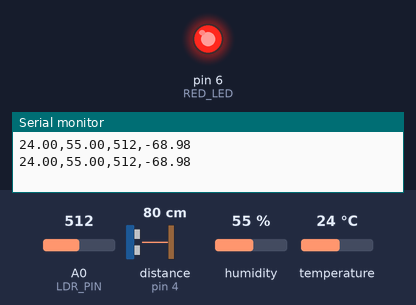
Bench run of a sketch on a simulated Arduino Uno, built with avr-gcc and run on an emulated ATmega328P. On the bench: output pins drawn as LEDs (lit = HIGH), the last lines printed to the serial monitor. Wiring (inferred from the names in the program): ultrasonic range finder: trigger pin 3; echo pin 4. The inputs (shaded band) are chosen by the test bench; at power-on: distance to the obstacle (sensor on pin 4) 80 cm, A0 (LDR_PIN) = 512, humidity 55 %, temperature 24 °C. The echo pulse lasts 58.3 µs per cm; pins used as bus, display or sensor lines are not drawn.

Above: at 2.8 s.
2.9 s: distance to the obstacle (sensor on pin 4) set to 10 cm
5.6 s: distance to the obstacle (sensor on pin 4) set to 7 cm
At 7.5 s:
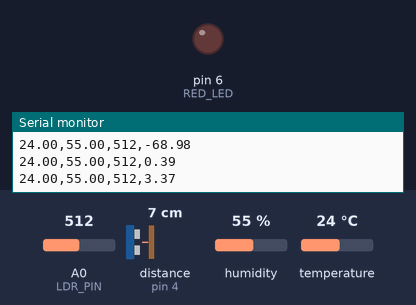
8.3 s: distance to the obstacle (sensor on pin 4) set to 9 cm
At 11.2 s:
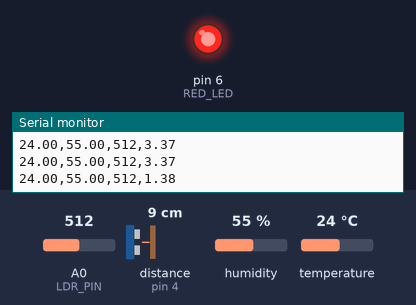
11.6 s: distance to the obstacle (sensor on pin 4) set to 2 cm
At 12.5 s:
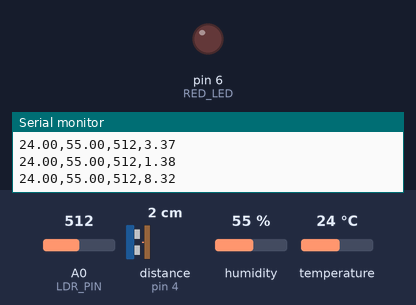
Timing chart, 0 to 14.6 s (numbered marks = the images above; inputs shaded):
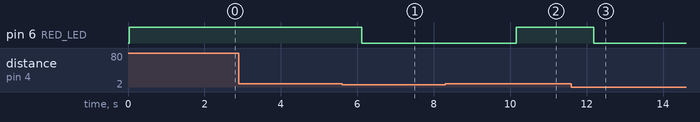

The sketch:

weather_sensor_read.ino
```cpp
#include <DHT.h>

#define DHTPIN 2
#define DHTTYPE DHT11
#define LDR_PIN A0
#define TRIG_PIN 3
#define ECHO_PIN 4
#define RED_LED 6

DHT dht(DHTPIN, DHTTYPE);

void setup() {
    Serial.begin(9600);
    pinMode(TRIG_PIN, OUTPUT);
    pinMode(ECHO_PIN, INPUT);
    pinMode(RED_LED, OUTPUT);
    dht.begin();
}

void loop() {
    // Read DHT11 Temperature & Humidity
    float temperature = dht.readTemperature();
    float humidity = dht.readHumidity();

    // Read Photoresistor Light Level
    int lightLevel = analogRead(LDR_PIN);

    // Read Ultrasonic Sensor for Water Level
    digitalWrite(TRIG_PIN, LOW);
    delayMicroseconds(2);
    digitalWrite(TRIG_PIN, HIGH);
    delayMicroseconds(10);
    digitalWrite(TRIG_PIN, LOW);
    long duration = pulseIn(ECHO_PIN, HIGH);
    float distance = duration * 0.034 / 2;
    float maxTankHeight = 10.0;
    float waterLevel = maxTankHeight - distance;

    // Send formatted data to Processing (Comma-separated)
    Serial.print(temperature); Serial.print(",");
    Serial.print(humidity); Serial.print(",");
    Serial.print(lightLevel); Serial.print(",");
    Serial.println(waterLevel);  // End with new line

    // Red LED Alert for Water Level
    if (waterLevel > maxTankHeight * 0.9 || waterLevel < maxTankHeight * 0.2) {
        digitalWrite(RED_LED, HIGH);
    } else {
        digitalWrite(RED_LED, LOW);
    }

    delay(2000);
}
```

Measured:
- the behaviour switches between 9 and 8 cm on distance to the obstacle (sensor on pin 4) (found by bisection; images 0 and 1)
- after the input at 5.6 s, pin 6 (RED_LED): HIGH → LOW after 0.51 s
- after the input at 8.3 s, pin 6 (RED_LED): LOW → HIGH after 1.9 s
- after the input at 11.6 s, pin 6 (RED_LED): HIGH → LOW after 0.59 s
